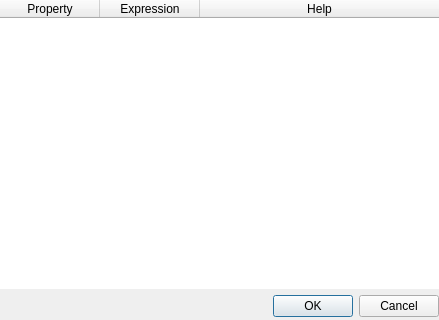
<?xml version="1.0" encoding="UTF-8"?>
<ui version="4.0">
 <class>QgsDataDefinedSymbolDialog</class>
 <widget class="QDialog" name="QgsDataDefinedSymbolDialog">
  <property name="geometry">
   <rect>
    <x>0</x>
    <y>0</y>
    <width>439</width>
    <height>320</height>
   </rect>
  </property>
  <property name="windowTitle">
   <string>Data defined properties</string>
  </property>
  <layout class="QGridLayout" name="gridLayout">
   <property name="leftMargin">
    <number>0</number>
   </property>
   <property name="topMargin">
    <number>0</number>
   </property>
   <property name="rightMargin">
    <number>0</number>
   </property>
   <property name="bottomMargin">
    <number>3</number>
   </property>
   <item row="1" column="0">
    <widget class="QDialogButtonBox" name="mButtonBox">
     <property name="orientation">
      <enum>Qt::Horizontal</enum>
     </property>
     <property name="standardButtons">
      <set>QDialogButtonBox::Cancel|QDialogButtonBox::Ok</set>
     </property>
    </widget>
   </item>
   <item row="0" column="0">
    <widget class="QTreeWidget" name="mTreeWidget">
     <property name="frameShape">
      <enum>QFrame::NoFrame</enum>
     </property>
     <property name="alternatingRowColors">
      <bool>true</bool>
     </property>
     <property name="selectionMode">
      <enum>QAbstractItemView::NoSelection</enum>
     </property>
     <property name="wordWrap">
      <bool>true</bool>
     </property>
     <attribute name="headerMinimumSectionSize">
      <number>10</number>
     </attribute>
     <column>
      <property name="text">
       <string>Property</string>
      </property>
      <property name="textAlignment">
       <set>AlignHCenter|AlignVCenter|AlignCenter</set>
      </property>
     </column>
     <column>
      <property name="text">
       <string>Expression</string>
      </property>
      <property name="textAlignment">
       <set>AlignHCenter|AlignVCenter|AlignCenter</set>
      </property>
     </column>
     <column>
      <property name="text">
       <string>Help</string>
      </property>
      <property name="textAlignment">
       <set>AlignHCenter|AlignVCenter|AlignCenter</set>
      </property>
     </column>
    </widget>
   </item>
  </layout>
 </widget>
 <resources/>
 <connections>
  <connection>
   <sender>mButtonBox</sender>
   <signal>accepted()</signal>
   <receiver>QgsDataDefinedSymbolDialog</receiver>
   <slot>accept()</slot>
   <hints>
    <hint type="sourcelabel">
     <x>248</x>
     <y>254</y>
    </hint>
    <hint type="destinationlabel">
     <x>157</x>
     <y>274</y>
    </hint>
   </hints>
  </connection>
  <connection>
   <sender>mButtonBox</sender>
   <signal>rejected()</signal>
   <receiver>QgsDataDefinedSymbolDialog</receiver>
   <slot>reject()</slot>
   <hints>
    <hint type="sourcelabel">
     <x>316</x>
     <y>260</y>
    </hint>
    <hint type="destinationlabel">
     <x>286</x>
     <y>274</y>
    </hint>
   </hints>
  </connection>
 </connections>
</ui>
